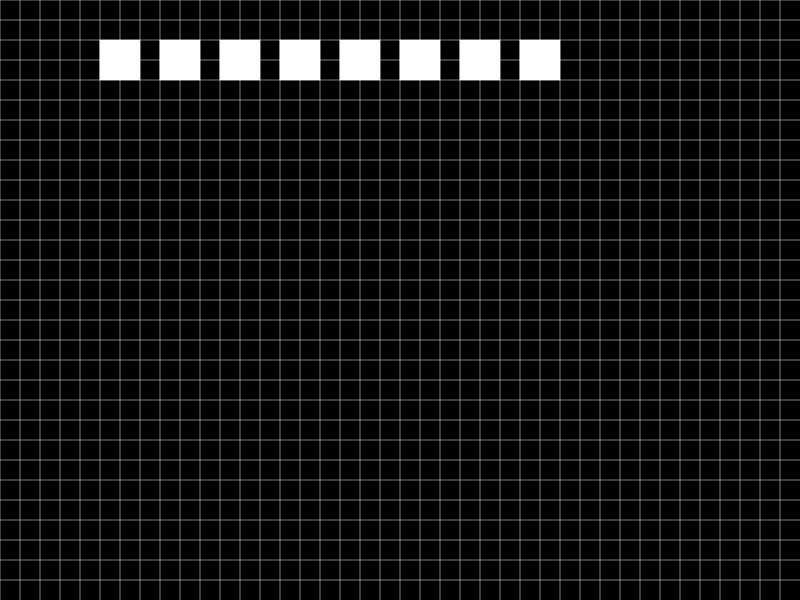
Frame 1 (no input)
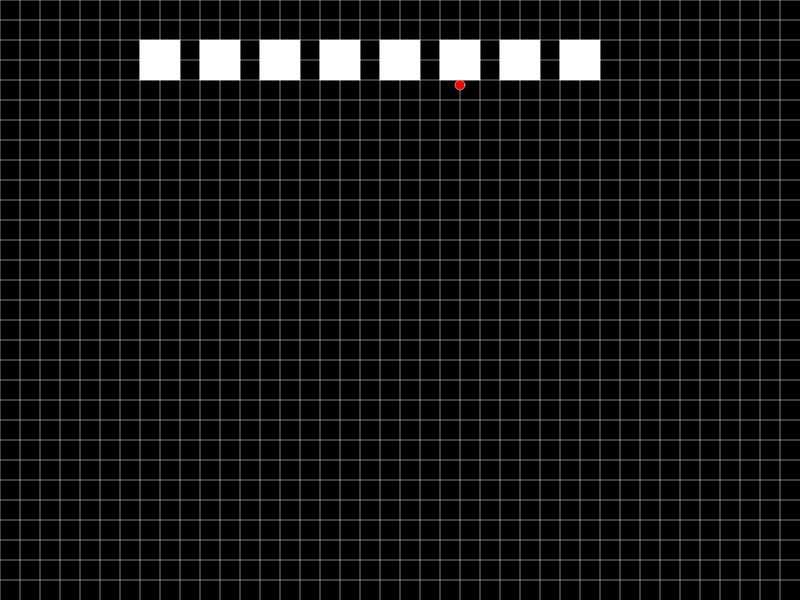
Frame 60 (no input)
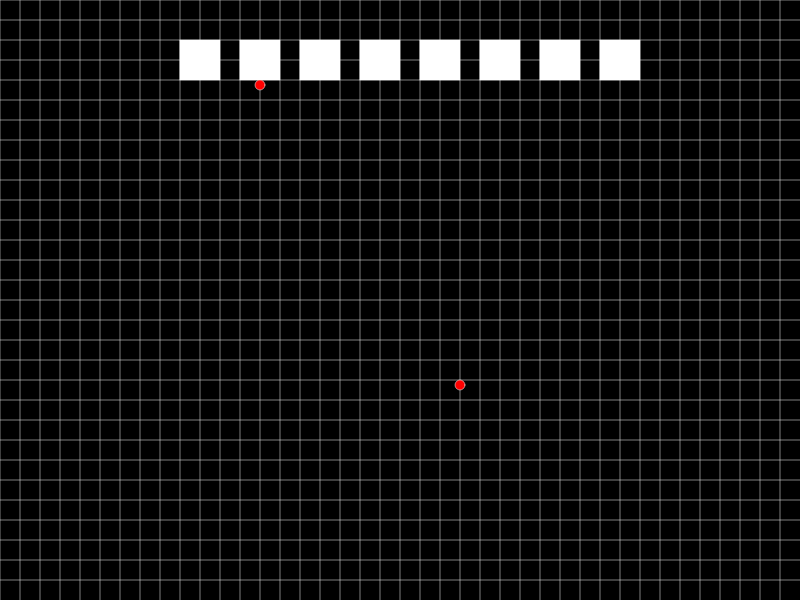
Frame 120 (the mouse pressed at the canvas centre since frame 60)

The p5.js sketch that drew these frames (run headless with seeded random() and noise() and a simulated clock; from frame 60 on, the mouse is pressed at the canvas centre):

// p5.js sketch
// ── sketch.js
let tileSize = 20;
let enemies = [];
let bombs = [];

function setup() {
    createCanvas(800, 600);

    for (let index = 0; index < 8; index++) {
        enemies.push(new Enemy(index * 60 + 100, 40));
    }
}

function draw() {
    background(0, 0, 0);
    drawGrid();
    dropBomb();

    enemies.forEach((enemy) => {
        enemy.update();
        enemy.draw();
    });

    bombs.forEach((bomb) => {
        bomb.update();
        bomb.draw();
    });
}

function dropBomb() {
    if (frameCount % 60 === 0) {
        let randomEnemy = random(enemies);
        let bomb = new Bomb(
            randomEnemy.x + randomEnemy.size / 2,
            randomEnemy.y + randomEnemy.size
        );
        bombs.push(bomb);
    }
}

function drawGrid() {
    for (let x = 0; x < width; x += tileSize) {
        stroke("white");
        strokeWeight(0.5);
        line(x, 0, x, height);
    }

    for (let y = 0; y < height; y += tileSize) {
        stroke("white");
        strokeWeight(0.5);
        line(0, y, width, y);
    }
}

// ── bomb.js
class Bomb {
    constructor(x, y) {
        this.x = x;
        this.y = y;
        this.size = 10;
        this.color = "red";
    }

    update() {
        this.y += 5;
    }

    draw() {
        fill(this.color);
        ellipse(this.x, this.y, this.size);
    }
}

// ── bullet.js
class Bullet {
    constructor(x, y) {
        this.x = x;
        this.y = y;
        this.size = 2;
        this.color = "yellow";
        this.speed = 7;
    }

    update() {
        this.y -= this.speed;
    }

    draw() {
        fill(this.color);
        rect(this.x, this.y, this.size, this.size * 6);
    }
}

// ── enemy.js
class Enemy {
    constructor(x, y) {
        this.x = x;
        this.y = y;
        this.size = 40;
        this.color = "white";
        this.direction = 1;
        this.step = 0;
    }

    update() {
        if (frameCount % 50 === 0) {
            if (this.step == 4) {
                this.y += this.size;
                this.step = 0;
                this.direction = this.direction * -1;
                return;
            }
            this.x += this.size * this.direction;
            this.step++;
        }
        if (this.y + this.size > height) {
            noloop();
        }
    }

    draw() {
        fill(this.color);
        rect(this.x, this.y, this.size, this.size);

        // text(frameCount, 50, 50);
    }
}

// ── explosion.js
class Explosion {
    constructor(x, y) {
        this.x = x;
        this.y = y;
        this.size = 5;
        this.maxSize = 20;
        this.expansionRate = 5;
        this.active = true;
    }

    update() {
        if (this.size < this.maxSize) {
            this.size += this.expansionRate;
        } else {
            this.active = false;
        }
    }

    draw() {
        fill("orange");
        ellipse(this.x, this.y, this.size);
    }
}

// ── player.js
class Player {
    constructor(x, y) {
        this.x = x;
        this.y = y;
        this.width = 40;
        this.height = 20;
        this.color = "blue";
        this.speed = 5;
        this.lives = 3;
    }

    update() {
        // Player update logic can be added here
        if (keyIsPressed === true) {
            if (key === "ArrowLeft") {
                this.x -= this.speed;
            } else if (key === "ArrowRight") {
                this.x += this.speed;
            }
            // else if (key === "ArrowUp") {
            //     console.log("ss");
            //     return;
            // }
        }
    }

    draw() {
        fill(this.color);
        rect(this.x, this.y, this.width, this.height);
    }
}

// ── shield.js
class Shield {
    constructor(x, y, shieldSize) {
        this.x = x;
        this.y = y;
        this.width = shieldSize;
        this.height = shieldSize;
        this.color = "green";
    }

    update() {
        // Shield update logic can be added here
    }

    draw() {
        fill(this.color);
        rect(this.x, this.y, this.width, this.height);
    }
}
